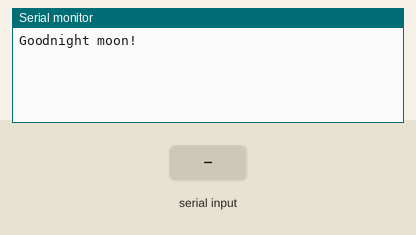
Simulated run of this sketch. Board: Arduino Uno, built with avr-gcc and run on an emulated ATmega328P. Shown: the last lines printed to the serial monitor. Inputs (shaded band) come from the test bench.

Above: at 1.7 s.
1.8 s: "1" received over the second serial link
At 3.0 s:
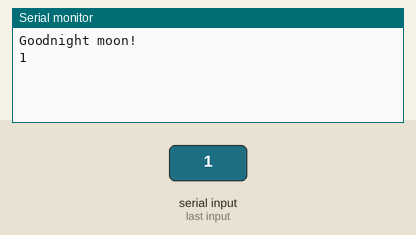
3.3 s: "0" received over the second serial link
At 4.4 s:
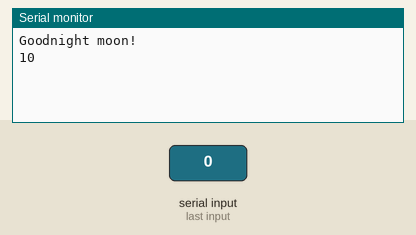

The sketch:

ESP32.ino
```cpp
#include <SoftwareSerial.h>

SoftwareSerial SerialT(13, 12);

void setup() {
  Serial.begin(9600);
  SerialT.begin(9600);
  Serial.println("Goodnight moon!");
  delay(500);
}

void loop()
{
  if (SerialT.available())
    Serial.write(SerialT.read());
  if (Serial.available())
    SerialT.write(Serial.read());
}
```

Measured:
- after the input at 1.8 s, the serial monitor: prints a new line at once (image 1)
- after the input at 3.3 s, the serial monitor: prints a new line at once (image 2)
